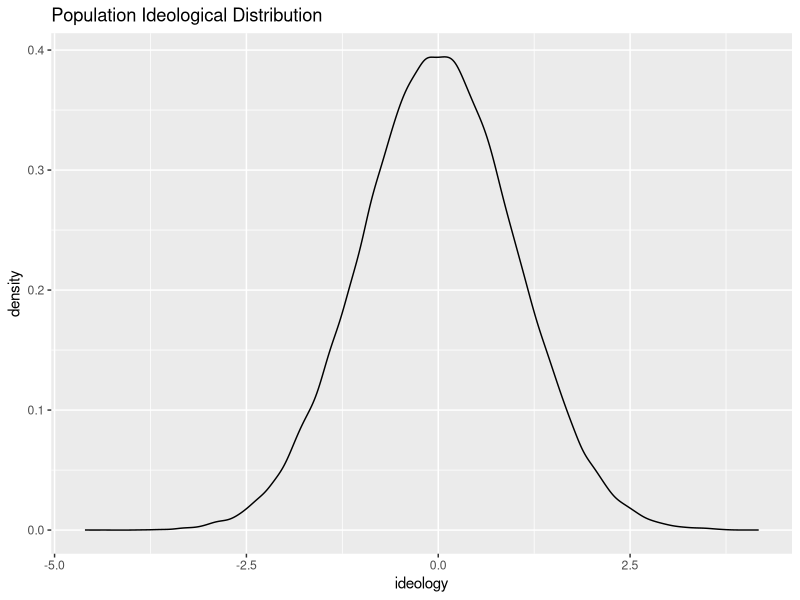
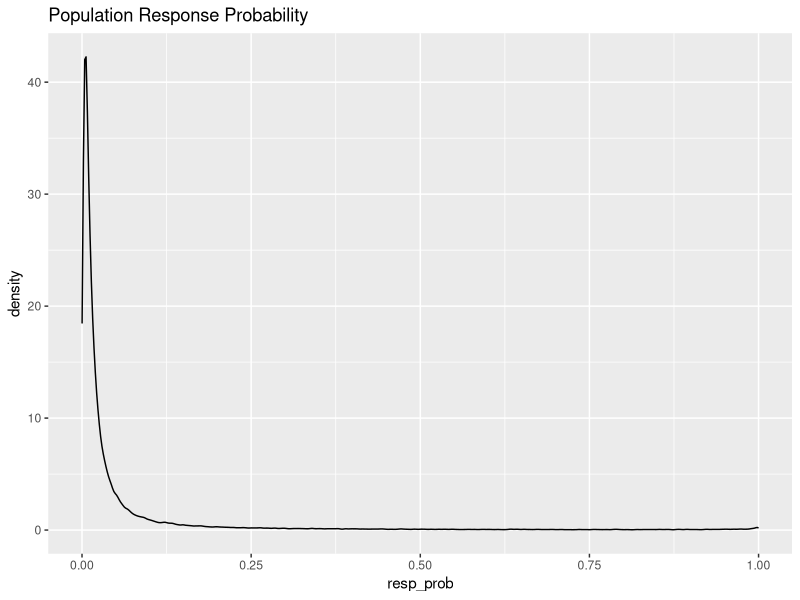
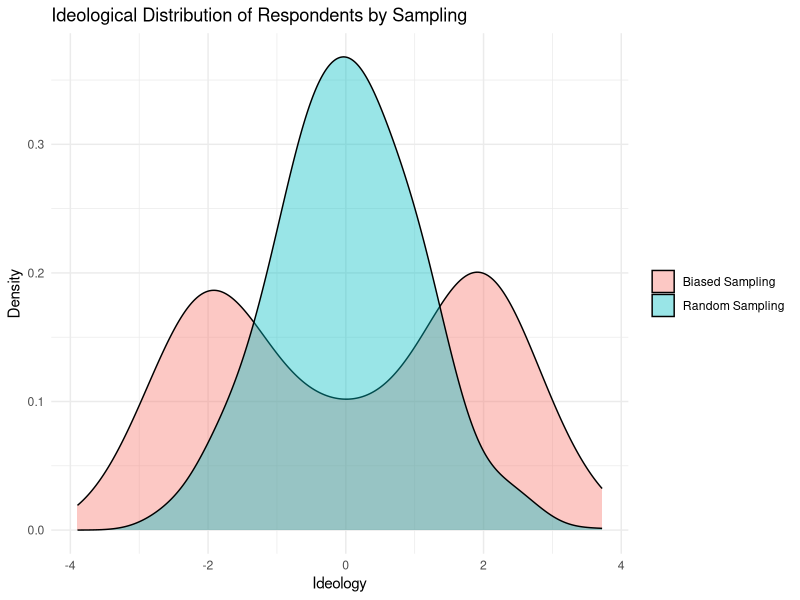
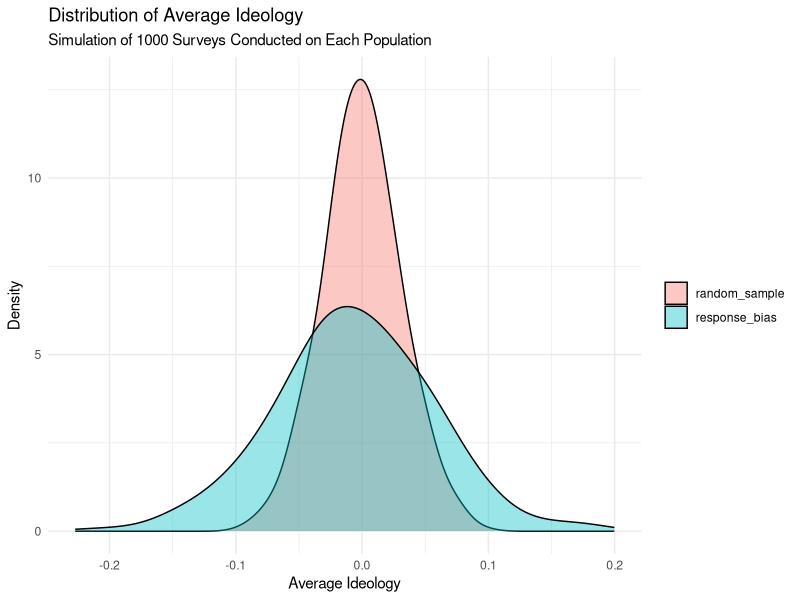

These charts were generated, in order, by the following R code:
# Set up your environment
rm(list = ls())
library(tidyverse)

# Number of Simulated Observations/Voters
number_of_voters <- 100000

# Set a seed to make reproducible
set.seed(435)

# Set up population ideology

## N observations with the following distribution
## This is the distribution of ideology, on a 0-1 scale, (mean of 0) in the pop
ideology <- rnorm(number_of_voters, mean = 0, sd = 1)
ideology_df <- as.data.frame(ideology)
colnames(ideology_df) <- c("ideology")

## Plot the Ideology
ideology_df %>%
    ggplot(aes(x = ideology)) +
    geom_density() +
    ggtitle("Population Ideological Distribution")


# Build the response probability with a logistic sigmoid function

# By changing the mean to -5, we are capturing the left most tail of the sigmoid function (probability of responding)
# which tends towards 0 response rate. At 0, we have a 50% response rate, and towards the right we capture the 
# 100% response rates, and towards the left, we approach 0% response rates so our -5 mean sample is capturing these
# people that are very unlikely to respond

sig_neg_5 = ideology^2 + rnorm(number_of_voters, mean = -5, sd = 1) 

## Exponentiate the response scores
resp_prob = exp(sig_neg_5)/(exp(sig_neg_5) + 1)
resp_prob_df <- as.data.frame(resp_prob)
colnames(resp_prob_df) <- c("resp_prob")

resp_prob_df <- resp_prob_df %>%
    mutate(label = "response_bias")

## Plot the Response Prob
resp_prob_df %>%
    ggplot(aes(x = resp_prob)) +
    geom_density() +
    ggtitle("Population Response Probability") 

# We need to sample the population ideology given the response rates we modeled
# This means we have to apply the response probability to each voter ideology
# Pnorm takes probabilities, mean and sd and spits out a sample a sample

# normal_pop_sample <- sample(x, size, replace = FALSE, prob = NULL)
ideology_sample <- sample(x = ideology, size = number_of_voters/100, replace = TRUE)
p = resp_prob/sum(resp_prob)
response_bias_sample <- sample(x = ideology, size = number_of_voters/100, replace = TRUE, prob = p)
# sample(x = rnorm(number_of_voters, mean = -5, sd = 1), size = number_of_voters, replace = FALSE, prob = resp_prob)
response_bias_sample_df <- as.data.frame(response_bias_sample)

response_bias_sample_df <- response_bias_sample_df %>%
    rename("ideology" = "response_bias_sample") %>%
    mutate(label = "response_bias")

ideology_sample_df <- as.data.frame(ideology_sample)

ideology_sample_df <- ideology_sample_df %>%
    rename("ideology" = "ideology_sample") %>%
    mutate(label = "random_sample")


both_samples <- ideology_sample_df %>%
    rbind(response_bias_sample_df) %>%
    mutate(
        label = ifelse(label == "random_sample", "Random Sampling", "Biased Sampling"),
        label = as.factor(label)
    )

# The graph shows us what our respondent "worlds" look like. 
# With a random sample, we should get respondents representative of the population
# while a sample subject to response biases is more polarized

both_samples %>%
    ggplot(aes(x = ideology, group = label, fill = label)) +
    geom_density(adjust=1.5, alpha=.4) +
    labs(title = "Ideological Distribution of Respondents by Sampling", x = "Ideology", y = "Density") +
    guides(fill = guide_legend(title=NULL)) +
    theme_minimal()


# Now we simulate what it looks like to pull 1000 surveys from each of these two worlds, 
# and we map the distribution of the resulting means
rand_samp_means <- c()
respons_bias_means <- c()
for (x in 1:1000) {
    ideology_mean <- mean(sample(x = ideology, size = 1000, replace = TRUE))
    rand_samp_means <- append(rand_samp_means, ideology_mean)
    
    bias_smpl_mean <- mean(sample(x = ideology, size = 1000, replace = TRUE, prob = p))
    respons_bias_means <- append(respons_bias_means, bias_smpl_mean)
}

moderate_simulation <- as.data.frame(rand_samp_means)
extreme_simulation <- as.data.frame(respons_bias_means)

extreme_simulation <- extreme_simulation %>%
    rename("av_ideology" = "respons_bias_means") %>%
    mutate(label = "response_bias")

both_simulations <- moderate_simulation %>%
    rename("av_ideology" = "rand_samp_means") %>%
    mutate(label = "random_sample") %>%
    rbind(extreme_simulation)

both_simulations$label <- as.factor(both_simulations$label)
both_simulations %>%
    ggplot(aes(x = av_ideology, group = label, fill = label)) +
    geom_density(adjust=1.5, alpha=.4) +
    ggtitle("Distribution of Average Ideology",
            subtitle = "Simulation of 1000 Surveys Conducted on Each Population") + 
    labs(x = "Average Ideology",
         y = "Density") +
    guides(fill=guide_legend(title=NULL)) +
    theme_minimal()
